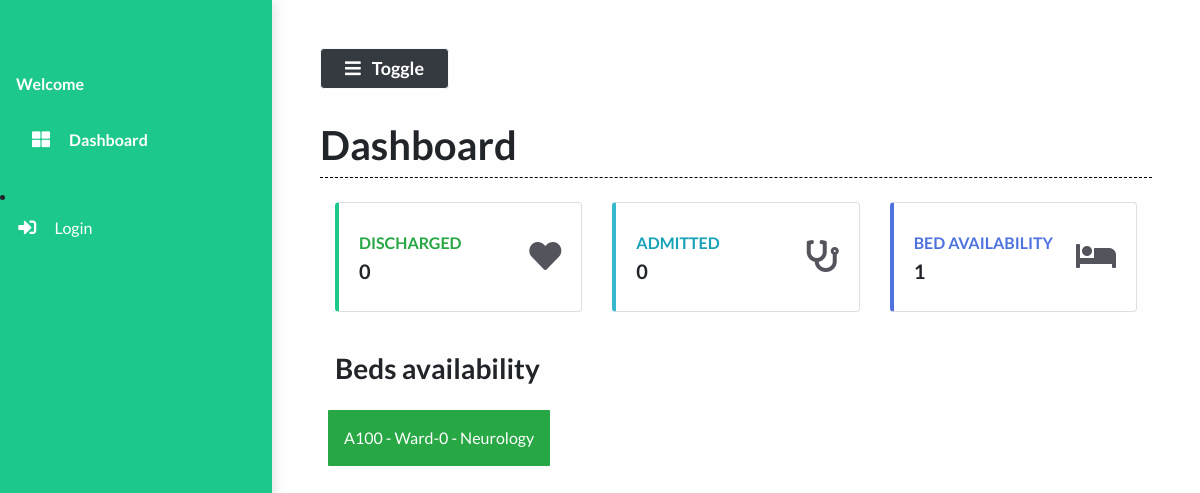
Before: / with the older database file.
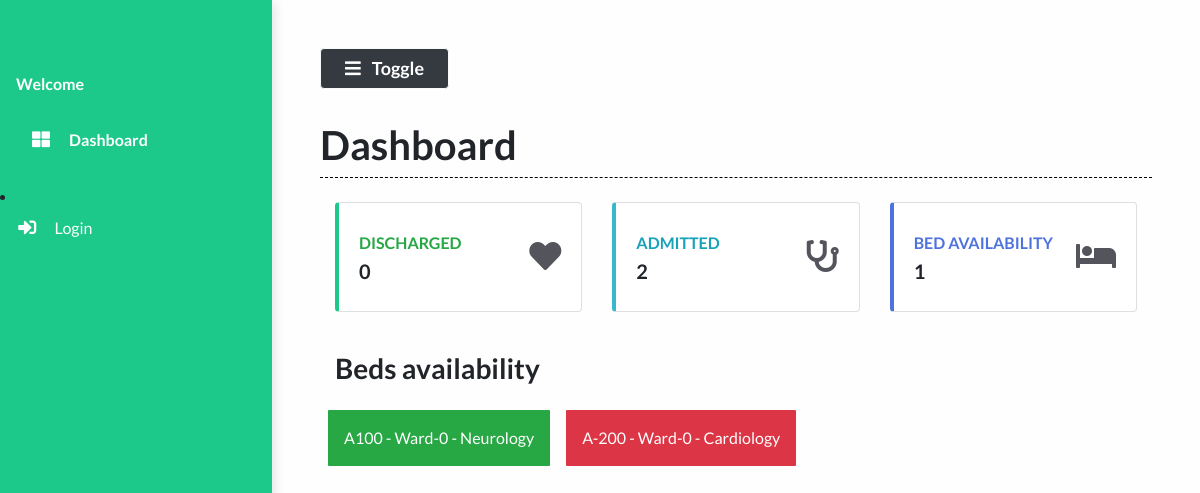
After: the same page with the newer database file.
### dashboard/models.py (models this page shows)
class Bed(models.Model):
    bed_Number = models.CharField(max_length=50)
    ward = models.CharField(max_length=50, default="Ward-0")
    occupied = models.BooleanField()
    department = models.ForeignKey(Departments, on_delete=models.CASCADE, null=True)
    def __str__(self):
        return f"{self.bed_Number} - {self.ward} - {self.department}"

class Departments(models.Model):
    name = models.CharField(max_length=50)
    def __str__(self):
        return self.name

### dashboard/views.py (the view)
# urls.py: path("", views.dashboard, name="dashboard"),
def dashboard(request):
    patients = Patient.objects.all()
    patient_count = patients.count()
    patients_recovered = Patient.objects.filter(status="Recovered")
    patients_deceased = Patient.objects.filter(status="Deceased")
    deceased_count = patients_deceased.count()
    recovered_count = patients_recovered.count()
    beds = Bed.objects.all()
    beds_available = Bed.objects.filter(occupied=False).count()
    context = {
        'patient_count': patient_count,
        'recovered_count': recovered_count,
        'beds_available': beds_available,
        'deceased_count':deceased_count,
        'beds':beds
    }
    print(patient_count)
    return render(request, 'main/dashboard.html', context)

### dashboard/templates/main/dashboard.html (shortened to what this page needs)
{% extends 'main/base.html' %}
{% load static %}
{% block contentTitle %}
    <h1 class="font-weight-bold">Dashboard</h1>
{% endblock contentTitle %}
{% block content %}
    <div class="container-fluid">
        <div class="row">
            <div class="col-xl-4 col-md-6 col-sm-12 mb-4">
                <div class="card border-left-success shadow h-100 py-2">
                    <div class="card-body">
                        <div class="row no-gutters align-items-center">
                            <div class="col mr-2">
                                <div class="text-xs font-weight-bold text-success text-uppercase mb-1">
                                    Discharged
                                </div>
                                <div class="h5 mb-0 font-weight-bold text-gray-800">{{ recovered_count }}</div>
                            </div>
                            <div class="col-auto">
                                <i class="fas fa-heart fa-2x text-gray-300"></i>
                            </div>
                        </div>
                    </div>
                </div>
            </div>
            <div class="col-xl-4 col-md-6 col-sm-12 mb-4">
                <div class="card border-left-info shadow h-100 py-2">
                    <div class="card-body">
                        <div class="row no-gutters align-items-center">
                            <div class="col mr-2">
                                <div class="text-xs font-weight-bold text-info text-uppercase mb-1">
                                    Admitted</div>
                                <div class="h5 mb-0 font-weight-bold text-gray-800">{{ patient_count }}</div>
                            </div>
                            <div class="col-auto">
                                <i class="fas fa-stethoscope fa-2x text-gray-300"></i>
                            </div>
                        </div>
                    </div>
                </div>
            </div>
            <div class="col-xl-4 col-md-6 col-sm-12 mb-4">
                <div class="card border-left-primary shadow h-100 py-2">
                    <div class="card-body">
                        <div class="row no-gutters align-items-center">
                            <div class="col mr-2">
                                <div class="text-xs font-weight-bold text-blue text-uppercase mb-1">
                                    Bed availability</div>
                                <div class="h5 mb-0 font-weight-bold text-gray-800">{{beds_available}}</div>
                            </div>
                            <div class="col-auto">
                                <i class="fas fa-bed fa-2x text-gray-300"></i>
                            </div>
                        </div>
                    </div>
                </div>
            </div>
        </div>
        <div><h3 class="font-weight-bold my-3">Beds availability</h3></div>
        <div class="row">
            {% for bed in beds %}
                <div class="
                {% if bed.occupied == True %}
                bg-danger
                {% elif bed.occupied == False %}
                bg-success
                {% endif %}
                grid-box my-2 mx-2 py-3 px-3 text-white">{{ bed }}</div>
            {% endfor %}
        </div>
    </div>
{% endblock content %}

### dashboard/templates/main/base.html (shortened to what this page needs)
{% load static %}
<!DOCTYPE html>
<html lang="en">
  <head>
    <link
      rel="stylesheet"
      href="https://maxcdn.bootstrapcdn.com/bootstrap/4.0.0/css/bootstrap.min.css"
    />
    <link
      rel="stylesheet"
      href="https://cdnjs.cloudflare.com/ajax/libs/font-awesome/5.14.0/css/all.min.css"
    />
    <link
      rel="stylesheet"
      href="{% static 'styles/base.css' %}"
      type="text/css"
    />
    <link rel="stylesheet" href="//code.jquery.com/ui/1.12.1/themes/base/jquery-ui.css">
  </head>
  <body>
<div class="vertical-nav" id="sidebar">
	<div class="py-4 px-3 mb-4">
	</div>
	<p class="text-white font-weight-bold px-3 pb-4 mb-0">
		Welcome {{user.first_name}}
	</p>
	<p class="text-gray font-weight-bold px-3 pb-4 mb-0">
		<a href="{% url 'dashboard' %}" class="nav-link text-white">
			<i class="fa fa-th-large mr-3 text-primary"></i> Dashboard</a>
	</p>
    {% if request.user.is_authenticated == False %}
    <li class="nav-item">
			<a href="{% url 'login' %}" class="nav-link text-white">
				<i class="fa fa-sign-in-alt mr-3 text-primary fa-fw"></i>Login
			</a>
		</li>
    {% else %}
		<li class="nav-item">
			<a href="{% url 'logout' %}" class="nav-link text-white">
				<i class="fa fa-sign-out-alt mr-3 text-primary fa-fw"></i>Logout
			</a>
		</li>
    {% endif %}
</div>
    <div class="page-content p-5" id="content">
        <button id="sidebarCollapse" class="btn btn-light bg-dark rounded-pill shadow-sm px-4 mb-4" type="button">
            <i class="fa fa-bars mr-2 text-primary"></i>
            <small class="font-weight-bold text-primary">
                Toggle
            </small>
        </button>
		<h2 class="display-4">{% block contentTitle %}{% endblock contentTitle %}
		</h2>
		<div class="seperator mt-1 mb-4"></div>
		{% block content %}{% endblock content %}
    </div>
  </body>
</html>

### static/styles/base.css (style rules this page uses)
body { background: #fffefe; min-height: 100vh; overflow-x: hidden; font-family:Lato,'Helvetica Neue',Helvetica,Arial,sans-serif; }
.vertical-nav { background-color: #1cc88a; min-width: 17rem; height: 100vh; position: fixed; top: 0; left: 0; box-shadow: 3px 3px 10px rgba(0, 0, 0, 0.1); transition: all 0.4s; }
.page-content { width: calc(100% -17rem); margin-left: 17rem; transition: all 0.4s; }
.seperator { margin: 3rem 0; border-bottom: 1px dashed #000000; }
.nav-link { text-transform: capitalize; }
.text-primary { color: #fff !important; font-size: large; font: bold; }
.border-left-info { border-left: 0.25rem solid #36b9cc !important; }
.border-left-success { border-left: 0.25rem solid #1cc88a !important; }
.text-gray-300 { color: #54555c !important; }
.border-left-primary { border-left: 0.25rem solid #4e73df !important; }
.text-blue { color: #4e73df !important; }
.grid-box { border-radius: 1px; }

Changed rows visible on the page:
added Bed: bed_Number+ward+department "A-200 - Ward-0 - Cardiology", occupied True (drawn)
Other visible differences:
{{ patient_count }}: "0" → "2"
